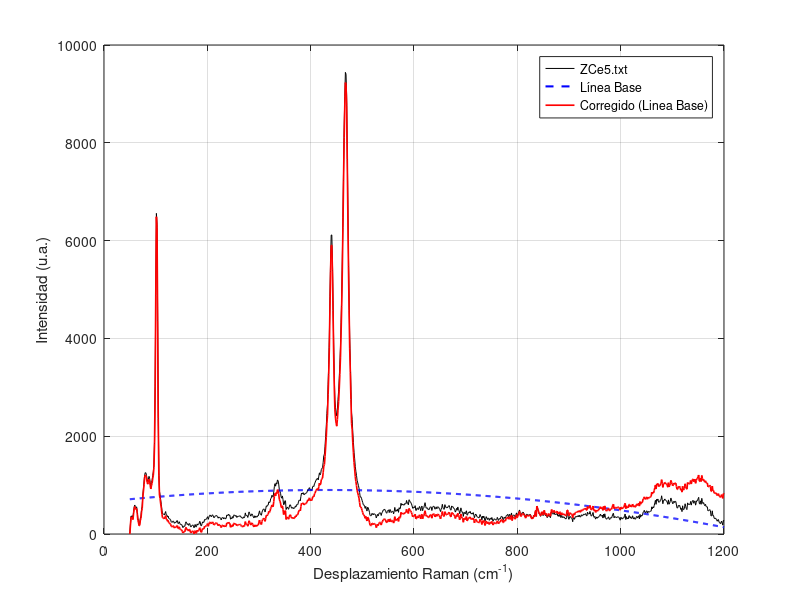

This chart was generated by the following MATLAB code: (Note: this script raises an error after producing the figure.)
% Establecer la carpeta donde se encuentra el archivo
carpeta = 'C:\Users\OVER REGINO\Desktop\Espectroscopía RAMAN - copia\Resultados';
cd(carpeta); % Cambia el directorio de trabajo actual a esa carpeta

% Verificar si el archivo existe
if ~exist('ZCe5.txt', 'file') % Comprueba si el archivo existe en la carpeta
    error('El archivo ZCe5.txt no se encuentra en la carpeta especificada.');
    % Muestra error si no existe
end
%==============================================================================
% Cargar datos del espectro Raman
data = load('ZCe5.txt'); % Carga los datos del archivo como matriz numérica
raman_shift = data(:,1);  % Columna 1: eje X (desplazamiento Raman)
intensity = data(:,2);    % Columna 2: eje Y (intensidad)
%===============================================================================
% --- Escalado del eje X para evitar inestabilidad numérica ---
%===============================================================================
x_mean = mean(raman_shift);                    % Calcula el promedio del eje X
x_std = std(raman_shift);                      % Calcula la desviación estándar del eje X
x_scaled = (raman_shift - x_mean) / x_std;     % Normaliza los valores del eje X
%-------------------------------------------------------------------------------
%x_scaled = (raman_shift - x_mean) / x_std: Centra y escala los datos: 
%                resta el promedio → todos los datos giran en torno a 0.
%            Divide entre la desviación → todos los datos tienen unidad de dispersión.
%----------------------------------------------------------------------------------
%===============================================================================
% Ajuste polinomial de orden n=0,1,2,3... en datos escalados
%===============================================================================
orden_pol = 2;                                      % Define el orden del polinomio (manipula 0,1,2,3,4,5,6...)
p_scaled = polyfit(x_scaled, intensity, orden_pol); % Ajusta un polinomio a los datos
%------------------------------------------------------------------------------
   % x_scaled: eje X (datos escalados)
   % intensity: eje Y (intensidad del espectro)
   % orden_pol: orden del polinomio 
%-------------------------------------------------------------------------------
baselinea = polyval(p_scaled, x_scaled);             % Evalúa el polinomio (línea base)
   %p_scaled: polinomio que obtuviste con polyfit
   %x_scaled: valores de entrada (escalados)
%-------------------------------------------------------------------------------
%========================================================================
% Corrección del espectro
corrected_intensity = intensity - baselinea;
%-----------------------------------------------------------------
% --- Ajustar para que el mínimo sea cero ( Desplaza todo el espectro para que el valor más bajo sea 0) ---
corrected_intensity = corrected_intensity - min(corrected_intensity);
%-=======================================================================
% --- Graficar resultados -------------------------------------------
%-=======================================================================
figure;
plot(raman_shift, intensity, 'k', 'DisplayName','ZCe5.txt'); hold on; 
% Grafica el espectro original en negro
plot(raman_shift, baselinea, 'b--', 'LineWidth', 1.5, 'DisplayName','Línea Base');
% Grafica la línea base en azul punteado
plot(raman_shift, corrected_intensity, 'r', 'LineWidth', 1.2, 'DisplayName','Corregido (Linea Base)');
% Grafica el espectro corregido en rojo
%---------------------------------------------------------------------------------
%--------------------------------------------------------------------------------
xlabel('Desplazamiento Raman (cm^{-1})');  % Etiqueta eje X
ylabel('Intensidad (u.a.)');               % Etiqueta eje Y
% title('Corrección de Línea Base - espectro Raman ZCe5'); % Título de la gráfica
legend('show'); grid on;                   % Muestra la leyenda y activa la cuadrícula
%================================================================================================
%================================================================================================
%%Guardar datos corregidos 
%================================================================================================
%================================================================================================
% --- Crear matriz de datos corregidos ---
datos_corregidos = [raman_shift, corrected_intensity];

% --- Ruta personalizada donde se guardará el archivo ---
carpeta_salida = 'C:\Users\OVER REGINO\Desktop\Espectroscopía RAMAN - copia\Linea base';  % Cambia esta ruta si quieres otra

% Crear la carpeta si no existe
if ~exist(carpeta_salida, 'dir')
   mkdir(carpeta_salida);
end

% Nombre completo del archivo con la ruta
archivo_salida = fullfile(carpeta_salida, 'espectro_corregido.txt');

% Guardar archivo .txt separado por tabulaciones
writematrix(datos_corregidos, archivo_salida, 'Delimiter', '\t');

% Mensaje de confirmación
disp(['Espectro corregido guardado en: ', archivo_salida]);
%%%%%%%
exportgraphics(gcf, 'C:\Users\OVER REGINO\Desktop\Espectroscopía RAMAN - copia\Resultados\Espectro_ZnO.png', 'Resolution', 300);
